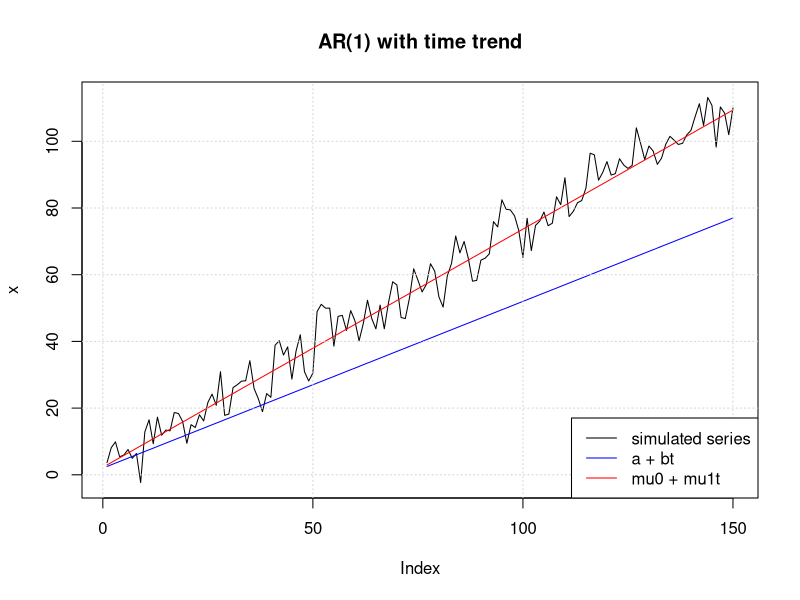
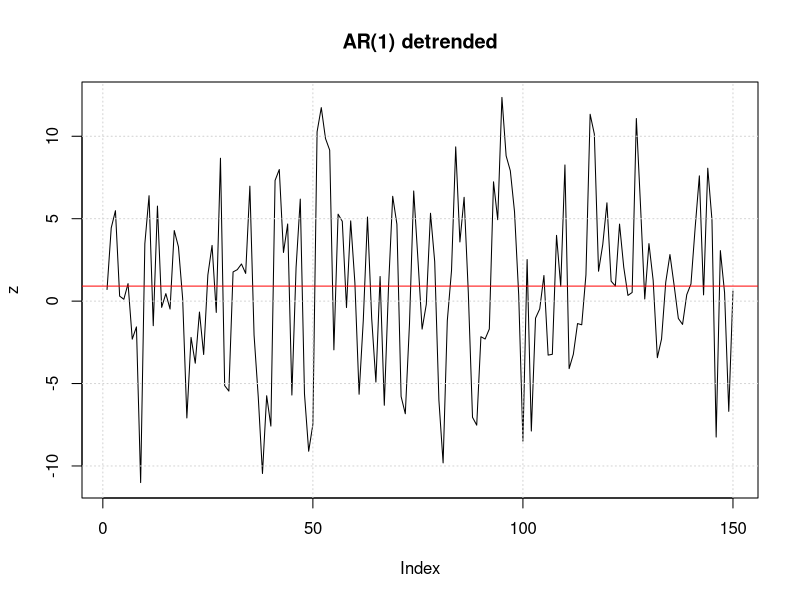

Source code (R) for these figures, in order:
# Trend Stationarity
# Simulation shows the results of Excercise 1 d) on the first worksheet.

# Simulate the process
x <- numeric(length = 150)
a <- 2
b <- 0.5
alpha <- 0.3

# Set starting value
x[1] <- a + b +  rnorm(1, 0, 5)

# Generate the time series recursively
for (i in 2:150){
  x[i] <- a + b*i + 0.3*x[i-1] + rnorm(1, 0, 5)
}

# Calculate the values for the trend
t <- 1:150
mu0 <- (a)/(1-alpha) - alpha/(1-alpha)^2
mu1 <- b/(1-alpha)

# Plot of simualted series with constants and true time trend
t <- 1:150
plot(x, type="l", main = "AR(1) with time trend")
lines(a + b*t, col="blue")
lines(mu0 + mu1*t, col="red")
grid()
legend("bottomright", legend = c("simulated series", "a + bt", "mu0 + mu1t"), 
       col = c("black", "blue", "red"), lty=1)

# Look at detrended Series to see stationarity
trend <- mu0 + mu1*t
z <- x - trend

# plot series
plot(z, type = "l", main = "AR(1) detrended")
grid()
# add mean of detrended series to show that it is constant and approximately 0 
abline(h = mean(z), col = "red")

